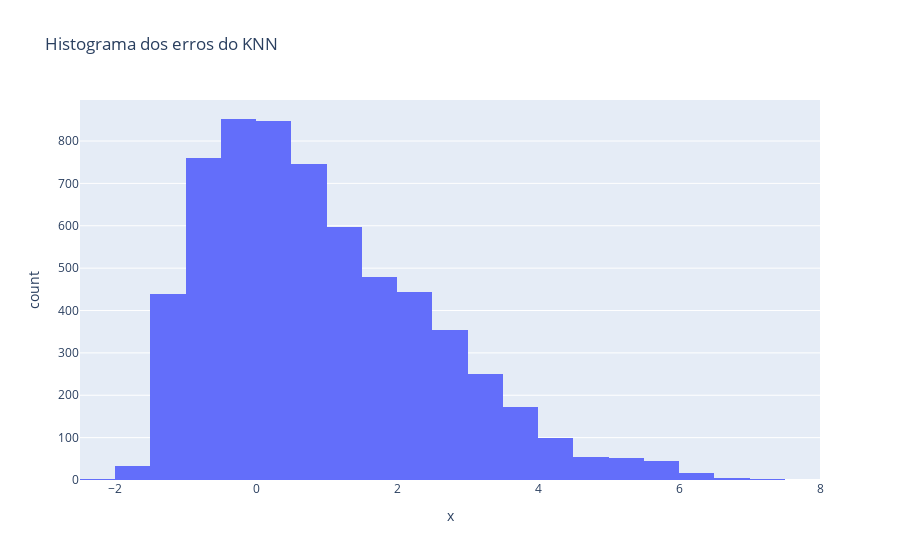

This figure's notebook cell:
### Markdown cell above
*"Dizem que todos nós somos feitos de erros, mas será que os erros são feitos de todos nós?"*
-Autor desconhecido

Com isso em mente, calcularemos e plotaremos um gráfico a partir dos erros encontrados no modelo.

### Code cell
erros = y - previsao_y

fig = px.histogram(x=erros, nbins=40, title="Histograma dos erros do KNN")
fig.show()

### Figure 1 — Plotly figure (JSON) as saved in the notebook; plotly's stock layout.template omitted (floating-point values rounded to 4 significant figures; data arrays with more than 128 entries replaced by an {"elided": "..."} marker saying what was removed)
{"data": [{"alignmentgroup": "True", "bingroup": "x", "hovertemplate": "x=%{x}<br>count=%{y}<extra></extra>", "legendgroup": "", "marker": {"color": "#636efa", "pattern": {"shape": ""}}, "name": "", "nbinsx": 40, "offsetgroup": "", "orientation": "v", "showlegend": false, "type": "histogram", "x": {"elided": "6247 float values"}, "xaxis": "x", "yaxis": "y"}], "layout": {"barmode": "relative", "legend": {"tracegroupgap": 0}, "title": {"text": "Histograma dos erros do KNN"}, "xaxis": {"anchor": "y", "domain": [0, 1], "title": {"text": "x"}}, "yaxis": {"anchor": "x", "domain": [0, 1], "title": {"text": "count"}}}}
